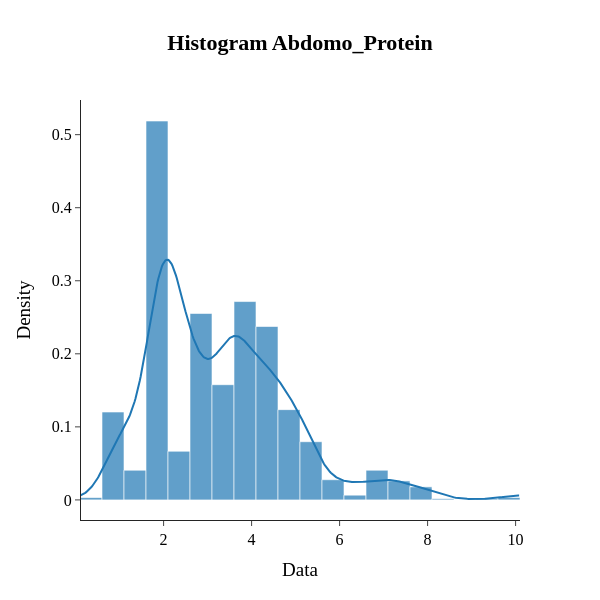

Notebook code for this chart:
### Markdown cell above
$\text{Next feature is abdomo\_protein.}$

### Code cell
plots.hist_plot_with_kde(data=train_data["abdomo_protein"], name="abdomo_protein", bin_size=0.5)

### Figure 1 — Plotly figure (JSON) as saved in the notebook; plotly's stock layout.template omitted (floating-point values rounded to 4 significant figures; data arrays with more than 128 entries replaced by an {"elided": "..."} marker saying what was removed)
{"data": [{"autobinx": false, "histnorm": "probability density", "legendgroup": "abdomo_protein", "marker": {"color": "rgb(31, 119, 180)"}, "name": "abdomo_protein", "opacity": 0.7, "type": "histogram", "x": {"elided": "1235 float values"}, "xaxis": "x", "xbins": {"end": 10.1, "size": 0.5, "start": 0.1}, "yaxis": "y"}, {"legendgroup": "abdomo_protein", "marker": {"color": "rgb(31, 119, 180)"}, "mode": "lines", "name": "abdomo_protein", "showlegend": false, "type": "scatter", "x": {"elided": "500 float values"}, "xaxis": "x", "y": {"elided": "500 float values"}, "yaxis": "y"}], "layout": {"barmode": "overlay", "font": {"color": "Black", "family": "Times New Roman", "size": 16}, "height": 600, "hovermode": "closest", "legend": {"traceorder": "reversed"}, "showlegend": false, "title": {"text": "<b>Histogram Abdomo_Protein<b>", "x": 0.5}, "width": 600, "xaxis": {"anchor": "y2", "domain": [0, 1], "title": {"text": "Data"}, "zeroline": false}, "yaxis": {"anchor": "free", "domain": [0, 1], "position": 0, "title": {"text": "Density"}}}}
